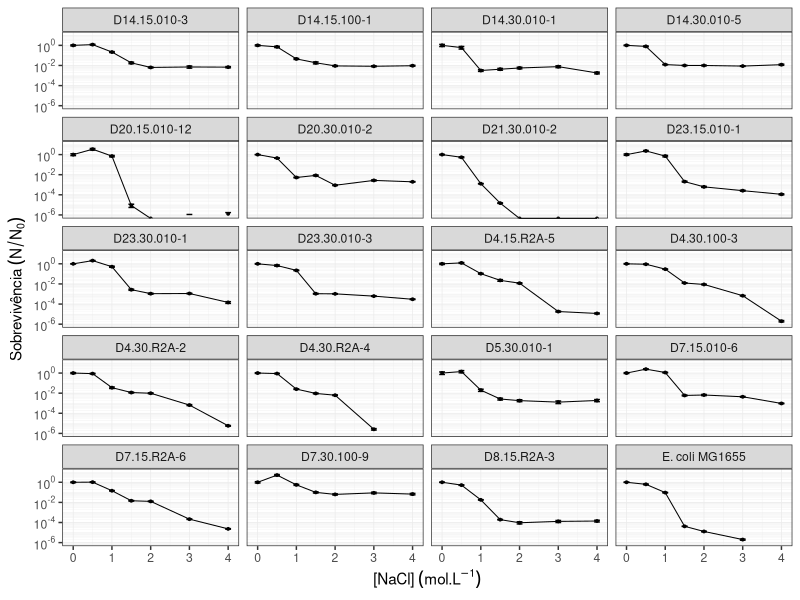
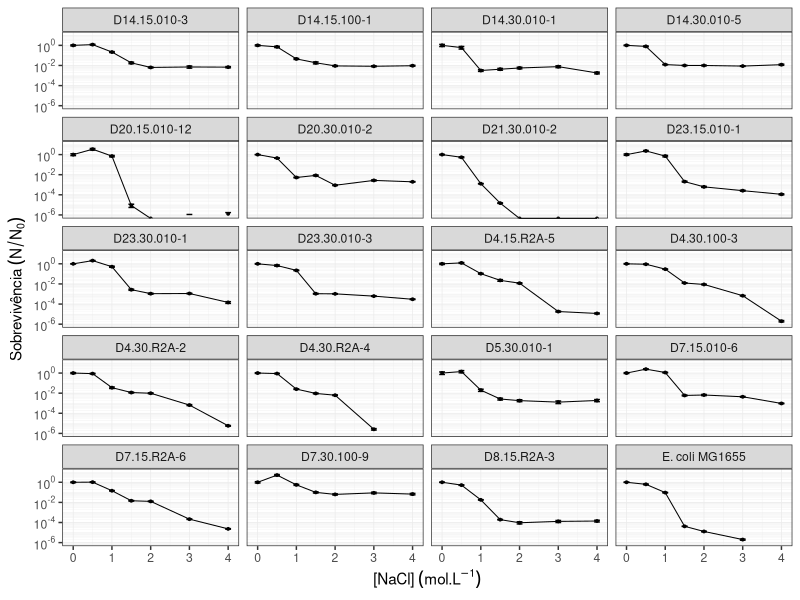
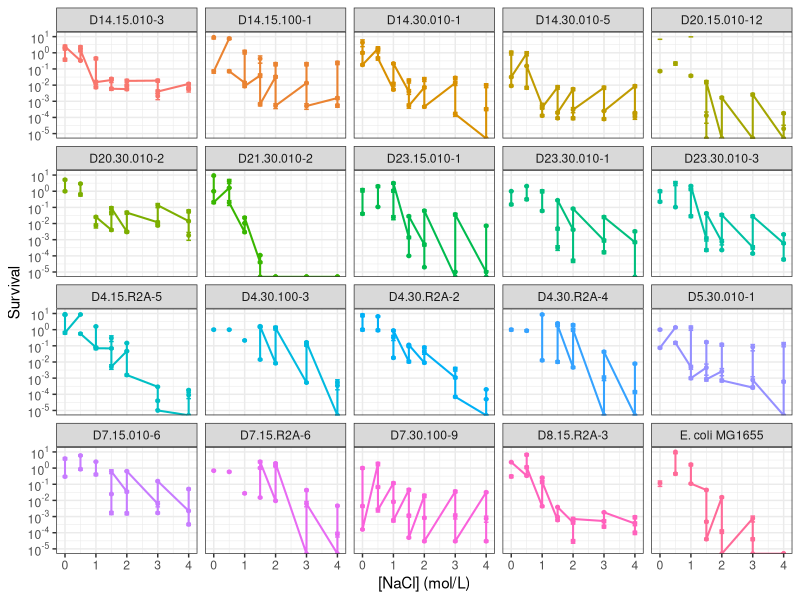

Recreate these plots in R, in order.
#REGRAS DE ENTRADA:
#*************ORDEM DAS COLUNAS: 1. Espécie | 2. Dose | 3-5. UFC | 6. Fator de Diluição **********************************
#Decimal é dado por vírgula
#Primeira linha é cabeçalho

#********** PACOTES **********
install.packages('ggplot2')   # Pacote para gráficos
library(ggplot2)
install.packages('matrixStats')   # Pacote para média e devio padrão de matrizes, no caso das gotas
library(matrixStats)
install.packages('MASS')    # Pacote necessário para a notação certa no eixo Y do gráfico
library(MASS)
install.packages('scales')    # Pacote para transformação em log10 do eixo y do gráfico
library(scales)
install.packages('dplyr')
library(dplyr)

#********** FUNÇÕES **********
# Função para média corrigida
calc_media_corrigida <- function(data, col_indices) {   # col_indices -> numero de gotas (ou seja, de colunas de ufc)
  ufc <- as.matrix(data[, col_indices]) #vou pegar só as colunas de ufc
  media_ufc <- rowMeans(ufc, na.rm = TRUE)
  media_corrigida <- media_ufc * data$diluicao * 100 #multiplico por 100 no final pq quero o resultado em ml
  return(media_corrigida)
}

# Função para calcular erro associado a média corrigida
calc_erro_medcor <- function(data, col_indices) {     # col_indices -> numero de gotas (ou seja, de colunas de ufc)
  ufc <- as.matrix(data[, col_indices])
  sd <- rowSds(ufc, na.rm = TRUE)
  n <- rowSums(!is.na(ufc))
  se <- sd / sqrt(n)
  erro <- (data$diluicao)*se*100      # Multiplico por 100 no final pq quero o resultado em ml
  return(erro)
}

log10_minor_break = function (...){
  function(x) {
    minx         = floor(min(log10(x), na.rm=T))-1;
    maxx         = ceiling(max(log10(x), na.rm=T))+1;
    n_major      = maxx-minx+1;
    major_breaks = seq(minx, maxx, by=1)
    minor_breaks =
      rep(log10(seq(1, 9, by=1)), times = n_major)+
      rep(major_breaks, each = 9)
    return(10^(minor_breaks))
  }
}

#********** LEITURA **********
# Lê tabela em tsv, ou seja, separado por tab, vírgula como decimal, primeira linha é cabeçalho, preenche espáços vazios com NA
nacltab <- read.table("NaCltab.tsv", sep="\t", dec=",", quote="", header=TRUE, fill=TRUE)

#********** PROCESSAMENTO **********
col_indices <- c(3, 4, 5)   # Define quais são as colunas da tabela que tem valores de UFC
mc <- calc_media_corrigida(nacltab, col_indices)
erro_mc <- calc_erro_medcor(nacltab, col_indices)

tab_media <- cbind.data.frame(nacltab, mc, erro_mc)

rep1 <- filter(tab_media, Replicata=='1')
rep2 <- filter(tab_media, Replicata=='2')
rep3 <- filter(tab_media, Replicata=='3')

media_rep <- rowMeans(cbind(rep1$mc, rep2$mc, rep2$mc), na.rm = TRUE)
erro_rep <- sqrt(rowSums(cbind((1/3*rep1$erro_mc)^2, (1/3*rep2$erro_mc)^2, (1/3*rep1$erro_mc)^2), na.rm = TRUE))

tab <- cbind.data.frame(rep1$Isolado, rep1$Conc, media_rep, erro_rep)
tab0 <- filter(tab, rep1$Conc=='0')
media0 <- rep(tab0$media_rep, each=7)
erro0 <- rep(tab0$erro_rep, each=7)
sob <- media_rep/media0
erro_sob <- sqrt((sob^2) * (((erro_rep / media_rep)^2) + ((erro0 / media0)^2)))

tabgraf <- cbind.data.frame(rep1$Isolado, rep1$Conc, sob, erro_sob)
colnames(tabgraf) <- c('isolado', 'conc', 'sob', 'erro')

#********** GRÁFICOS **********
graf_sob<- ggplot(tabgraf, aes(x=conc, y=sob)) +
    geom_point(size=.65)+   # Coloca as bolinhas
    geom_line(linewidth=.35)+   # Coloca as linhas
    geom_errorbar(aes(ymin=sob-erro, ymax=sob+erro), width=0.15, linewidth=.5)+    # Coloca as barras de erro
    facet_wrap(~isolado, ncol=4)+    # Deixa facetado por espécie
    theme_bw()+   # Muda a aparência para o tema certo
    xlab(bquote("[NaCl]"~(mol.L^-1)))+    # Coloca o nome do eixo x
    ylab(bquote("Sobrevivência"~(N/N[0])))+    # Coloca o nome do eixo y
    theme(
      panel.grid.major = element_line(size=.25),   # Define largura da linha maior do grid interno no gráfico
      panel.grid.minor = element_line(size=.1),   # Define largura da linha menor do grid interno do gráfico
      legend.position='none')+    # Retira a legenda
    scale_y_log10(limits = c(1e-6,10),   # Transforma o eixo y em log10 com limiter de 1 a 10^-5
                  labels = trans_format("log10", math_format(10^.x)),
                   breaks = trans_breaks("log10", function(x) 10^x, n=4),
                   minor_breaks=log10_minor_break())
graf_sob

ggsave('escolhidos_NaCl.png', graf_sob, device='png', unit='cm', width = 18, height = 25, dpi=300)   # Salva gráfico que acabamos de criar como um arquivo





















#********** PRÉ-PROCESSAMENTO **********
ufc <- as.matrix(nacltab[,c(3,4,5)])    # Cria matriz com as contagens das 3 gotinhas
nome <- nacltab[,1]
dose <- nacltab[,2]   # Cria um vetor com doses de UVC dadas
media <- rowMeans(ufc, na.rm=TRUE)    # Tira média das gotinhas
media_cor <- media*nacltab[,6]*100    # Faz média corrigida pegando média, multiplicando pelo fator de diluição e por 100 para ser UFC/mL
desv_pad <- rowSds(ufc, na.rm=TRUE)   # Calcula o desvio padrão das três gotinhas
n <- rowSums(!is.na(ufc))   # Calcula quantas gotinhas tem (3 ou 2)
erro_pad <- desv_pad/(sqrt(n))    # Calcula erro padrão que, por definição, é desvio padrão sobre raiz quadrada do n
erro_media <- ((nacltab[,6]*100))*(erro_pad)    # Erro associado as médias corrigidas. Propagação do erro considerando normal.
media_cor_0 <- rep(c(media_cor[1], media_cor[8], media_cor[15], media_cor[22], media_cor[29], media_cor[36], media_cor[43], media_cor[50], media_cor[57], media_cor[64], media_cor[71]), each=7)    # Apenas os valores docontrole repetidos para fazer a sobrevivência
erro_media_0 <- rep(c(erro_media[1], erro_media[8], erro_media[15], erro_media[22], erro_media[29], erro_media[36], erro_media[43], erro_media[50], erro_media[57], erro_media[64], erro_media[71]), each=7)   # Apenas valores do erro associados aos controles para fazer o erro das sobrevivências
sobrev <- media_cor/media_cor_0   # Calcula sobrevivência (experimento sobre controle)
sobrev <- trunc(sobrev*10^5)/10^5   # Trunca valos na 4a casa decimal
erro_sobrev <- sqrt((sobrev^2)*(((erro_media/media_cor)^2)+((erro_media_0/media_cor_0)^2)))   # Calcula erro associado a sobrevivência com as fórmulas de propagação de erro
graftab <- cbind.data.frame(nome, dose, sobrev, erro_sobrev)   # Cria tabela para fazer os gráficos, com espécie, doses, sobrevivência e erro associado a sobrevivência

#********** GRÁFICOS **********
graf_sob_facet<- ggplot(graftab, aes(x=dose, y=sobrev, color=nome)) +
    geom_point(size=1)+   # Coloca as bolinhas
    geom_line(linewidth=.7)+   # Coloca as linhas
    geom_errorbar(aes(ymin=sobrev-erro_sobrev, ymax=sobrev+erro_sobrev), width=0.15, size=.5)+    # Coloca as barras de erro
    facet_wrap(~nome)+    # Deixa facetado por espécie
    theme_bw()+   # Muda a aparência para o tema certo
    xlab("[NaCl] (mol/L)")+    # Coloca o nome do eixo x
    ylab("Survival")+    # Coloca o nome do eixo y
    theme(
      panel.grid.major = element_line(size=.5),   # Define largura da linha maior do grid interno no gráfico
      panel.grid.minor = element_line(size=.2),   # Define largura da linha menor do grid interno do gráfico
      legend.position='none')+    # Retira a legenda
    scale_y_log10(limits = c(1e-5,10),   # Transforma o eixo y em log10 com limiter de 1 a 10^-5
                  labels = trans_format("log10", math_format(10^.x)),
                   breaks = trans_breaks("log10", function(x) 10^x, n=5))

ggsave('facetado.png')    # Salva gráfico que acabamos de criar como um arquivo
